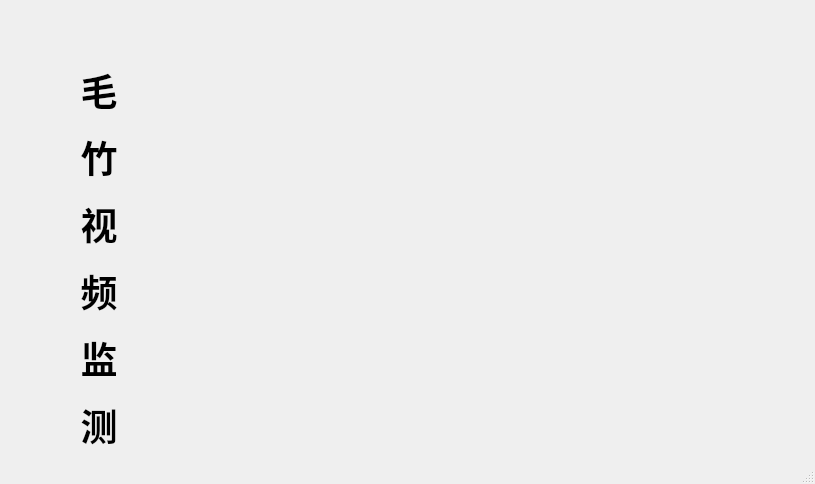
<?xml version="1.0" encoding="UTF-8"?>
<ui version="4.0">
 <class>File</class>
 <widget class="QMainWindow" name="File">
  <property name="geometry">
   <rect>
    <x>0</x>
    <y>0</y>
    <width>815</width>
    <height>484</height>
   </rect>
  </property>
  <property name="minimumSize">
   <size>
    <width>0</width>
    <height>0</height>
   </size>
  </property>
  <property name="maximumSize">
   <size>
    <width>10000</width>
    <height>10000</height>
   </size>
  </property>
  <property name="windowTitle">
   <string>File</string>
  </property>
  <widget class="QWidget" name="centralwidget">
   <layout class="QHBoxLayout" name="horizontalLayout_4">
    <item>
     <layout class="QVBoxLayout" name="verticalLayout">
      <item>
       <layout class="QHBoxLayout" name="horizontalLayout">
        <item>
         <widget class="QLabel" name="label_ICBR">
          <property name="maximumSize">
           <size>
            <width>100</width>
            <height>100</height>
           </size>
          </property>
          <property name="text">
           <string/>
          </property>
         </widget>
        </item>
        <item>
         <widget class="QLabel" name="label_picture_an">
          <property name="minimumSize">
           <size>
            <width>0</width>
            <height>0</height>
           </size>
          </property>
          <property name="maximumSize">
           <size>
            <width>100</width>
            <height>100</height>
           </size>
          </property>
          <property name="text">
           <string/>
          </property>
         </widget>
        </item>
       </layout>
      </item>
      <item>
       <layout class="QHBoxLayout" name="horizontalLayout_3">
        <item>
         <spacer name="horizontalSpacer">
          <property name="orientation">
           <enum>Qt::Horizontal</enum>
          </property>
          <property name="sizeHint" stdset="0">
           <size>
            <width>40</width>
            <height>20</height>
           </size>
          </property>
         </spacer>
        </item>
        <item>
         <layout class="QHBoxLayout" name="horizontalLayout_2">
          <item>
           <widget class="QLabel" name="label_text">
            <property name="minimumSize">
             <size>
              <width>100</width>
              <height>0</height>
             </size>
            </property>
            <property name="maximumSize">
             <size>
              <width>100</width>
              <height>16777215</height>
             </size>
            </property>
            <property name="text">
             <string>&lt;html&gt;&lt;head/&gt;&lt;body&gt;&lt;p align=&quot;center&quot;&gt;&lt;span style=&quot; font-size:28pt; font-weight:600;&quot;&gt;毛&lt;/span&gt;&lt;/p&gt;&lt;p align=&quot;center&quot;&gt;&lt;span style=&quot; font-size:28pt; font-weight:600;&quot;&gt;竹&lt;/span&gt;&lt;/p&gt;&lt;p align=&quot;center&quot;&gt;&lt;span style=&quot; font-size:28pt; font-weight:600;&quot;&gt;视&lt;/span&gt;&lt;/p&gt;&lt;p align=&quot;center&quot;&gt;&lt;span style=&quot; font-size:28pt; font-weight:600;&quot;&gt;频&lt;/span&gt;&lt;/p&gt;&lt;p align=&quot;center&quot;&gt;&lt;span style=&quot; font-size:28pt; font-weight:600;&quot;&gt;监&lt;/span&gt;&lt;/p&gt;&lt;p align=&quot;center&quot;&gt;&lt;span style=&quot; font-size:28pt; font-weight:600;&quot;&gt;测&lt;/span&gt;&lt;/p&gt;&lt;/body&gt;&lt;/html&gt;</string>
            </property>
           </widget>
          </item>
         </layout>
        </item>
        <item>
         <spacer name="horizontalSpacer_2">
          <property name="orientation">
           <enum>Qt::Horizontal</enum>
          </property>
          <property name="sizeHint" stdset="0">
           <size>
            <width>40</width>
            <height>20</height>
           </size>
          </property>
         </spacer>
        </item>
       </layout>
      </item>
     </layout>
    </item>
    <item>
     <spacer name="horizontalSpacer_3">
      <property name="orientation">
       <enum>Qt::Horizontal</enum>
      </property>
      <property name="sizeHint" stdset="0">
       <size>
        <width>58</width>
        <height>20</height>
       </size>
      </property>
     </spacer>
    </item>
    <item>
     <widget class="QLabel" name="label">
      <property name="minimumSize">
       <size>
        <width>92</width>
        <height>137</height>
       </size>
      </property>
      <property name="maximumSize">
       <size>
        <width>462</width>
        <height>685</height>
       </size>
      </property>
      <property name="text">
       <string/>
      </property>
     </widget>
    </item>
    <item>
     <spacer name="horizontalSpacer_4">
      <property name="orientation">
       <enum>Qt::Horizontal</enum>
      </property>
      <property name="sizeHint" stdset="0">
       <size>
        <width>40</width>
        <height>20</height>
       </size>
      </property>
     </spacer>
    </item>
    <item>
     <layout class="QVBoxLayout" name="verticalLayout_2">
      <item>
       <widget class="QLabel" name="label_picture">
        <property name="minimumSize">
         <size>
          <width>74</width>
          <height>132</height>
         </size>
        </property>
        <property name="maximumSize">
         <size>
          <width>456</width>
          <height>259</height>
         </size>
        </property>
        <property name="text">
         <string/>
        </property>
       </widget>
      </item>
      <item>
       <widget class="QLabel" name="label_information">
        <property name="sizePolicy">
         <sizepolicy hsizetype="Preferred" vsizetype="Preferred">
          <horstretch>0</horstretch>
          <verstretch>0</verstretch>
         </sizepolicy>
        </property>
        <property name="minimumSize">
         <size>
          <width>292</width>
          <height>264</height>
         </size>
        </property>
        <property name="maximumSize">
         <size>
          <width>456</width>
          <height>416</height>
         </size>
        </property>
        <property name="text">
         <string/>
        </property>
       </widget>
      </item>
     </layout>
    </item>
    <item>
     <spacer name="horizontalSpacer_5">
      <property name="orientation">
       <enum>Qt::Horizontal</enum>
      </property>
      <property name="sizeHint" stdset="0">
       <size>
        <width>40</width>
        <height>20</height>
       </size>
      </property>
     </spacer>
    </item>
   </layout>
  </widget>
  <widget class="QMenuBar" name="menubar">
   <property name="geometry">
    <rect>
     <x>0</x>
     <y>0</y>
     <width>815</width>
     <height>28</height>
    </rect>
   </property>
  </widget>
  <widget class="QStatusBar" name="statusbar"/>
 </widget>
 <resources/>
 <connections/>
</ui>
